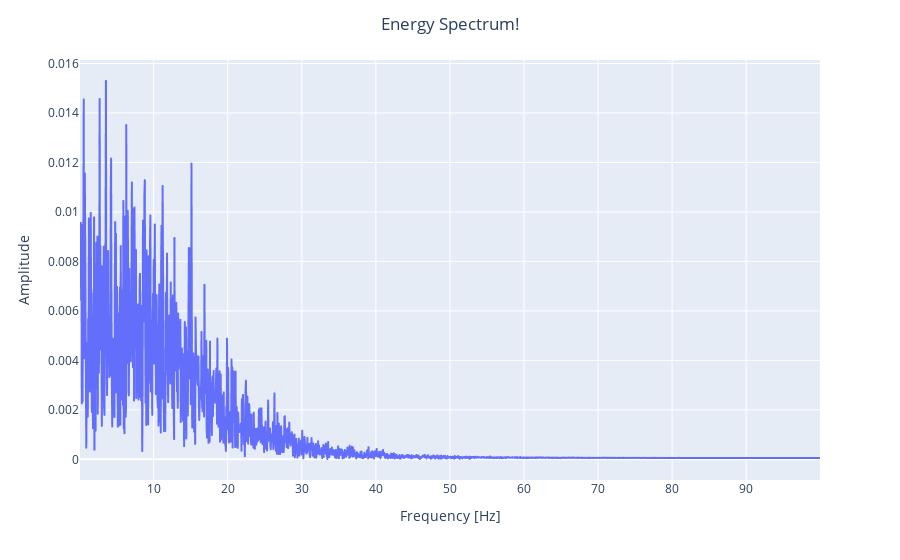

Notebook source saved alongside this figure:
### Code cell
import plotly.express as px
T = 0.005  # sampling interval 
N = data.size

# 1/T = frequency
f = np.linspace(0, 1 / T, N)

fig = px.line(x=f[1:N//2], y=np.abs(fft)[1:N//2]/N)  # 1 / N is a normalization factor
fig.update_layout(title='Energy Spectrum!', title_x=0.5,
                   xaxis_title='Frequency [Hz]',
                   yaxis_title='Amplitude')
fig.show()

### Figure 1 — Plotly figure (JSON) as saved in the notebook; plotly's stock layout.template omitted (floating-point values rounded to 4 significant figures; data arrays with more than 128 entries replaced by an {"elided": "..."} marker saying what was removed)
{"data": [{"hovertemplate": "x=%{x}<br>y=%{y}<extra></extra>", "legendgroup": "", "line": {"color": "#636efa", "dash": "solid"}, "mode": "lines", "name": "", "showlegend": false, "type": "scattergl", "x": {"elided": "1999 float values"}, "xaxis": "x", "y": {"elided": "1999 float values"}, "yaxis": "y"}], "layout": {"legend": {"tracegroupgap": 0}, "margin": {"t": 60}, "title": {"text": "Energy Spectrum!", "x": 0.5}, "xaxis": {"anchor": "y", "domain": [0, 1], "title": {"text": "Frequency [Hz]"}}, "yaxis": {"anchor": "x", "domain": [0, 1], "title": {"text": "Amplitude"}}}}
